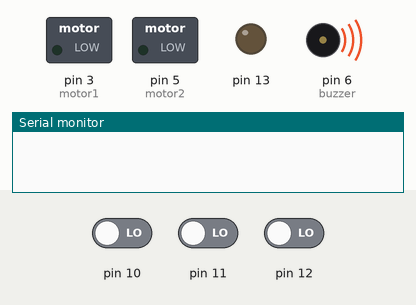
This sketch was run on a simulated Arduino Uno, built with avr-gcc and run on an emulated ATmega328P. On the bench: switched loads named in the sketch (green lamp = pin HIGH), output pins drawn as LEDs (lit = HIGH), buzzer (waves = sounding, pin HIGH), the last lines printed to the serial monitor. The test bench sets the inputs (shaded band); at power-on: pin 10 LOW, pin 11 LOW, pin 12 LOW.

Above: at 0.01 s.
At 1.7 s:
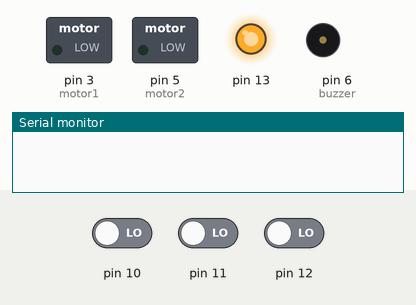
At 15.4 s:
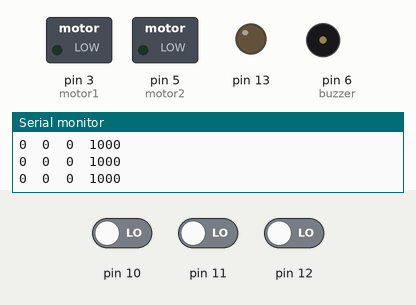
15.5 s: pin 10 driven HIGH
Timing chart, 0 to 18.5 s (numbered marks = the images above; inputs shaded):
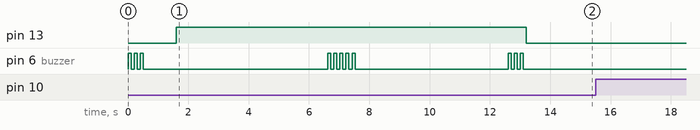

The sketch:

QTRRC_Lectura.ino
```cpp
#include <QTRSensors.h>

// This example is designed for use with eight QTR-1RC sensors or the eight sensors of a
// QTR-8RC module.  These reflectance sensors should be connected to digital inputs 3 to 10.
// The QTR-8RC's emitter control pin (LEDON) can optionally be connected to digital pin 2,
// or you can leave it disconnected and change the EMITTER_PIN #define below from 2 to
// QTR_NO_EMITTER_PIN.

// The setup phase of this example calibrates the sensor for ten seconds and turns on
// the LED built in to the Arduino on pin 13 while calibration is going on.
// During this phase, you should expose each reflectance sensor to the lightest and
// darkest readings they will encounter.
// For example, if you are making a line follower, you should slide the sensors across the
// line during the calibration phase so that each sensor can get a reading of how dark the
// line is and how light the ground is.  Improper calibration will result in poor readings.
// If you want to skip the calibration phase, you can get the raw sensor readings
// (pulse times from 0 to 2500 us) by calling qtrrc.read(sensorValues) instead of
// qtrrc.readLine(sensorValues).

// The main loop of the example reads the calibrated sensor values and uses them to
// estimate the position of a line.  You can test this by taping a piece of 3/4" black
// electrical tape to a piece of white paper and sliding the sensor across it.  It
// prints the sensor values to the serial monitor as numbers from 0 (maximum reflectance)
// to 1000 (minimum reflectance) followed by the estimated location of the line as a number
// from 0 to 5000.  1000 means the line is directly under sensor 1, 2000 means directly
// under sensor 2, etc.  0 means the line is directly under sensor 0 or was last seen by
// sensor 0 before being lost.  5000 means the line is directly under sensor 5 or was
// last seen by sensor 5 before being lost.


#define NUM_SENSORS   3     // number of sensors used
#define TIMEOUT       2500  // waits for 2500 microseconds for sensor outputs to go low
#define EMITTER_PIN   QTR_NO_EMITTER_PIN

// sensors 0 through 4 are connected to digital pins 8 through 12, respectively
QTRSensorsRC qtrrc((unsigned char[]) {10, 11, 12}, NUM_SENSORS, TIMEOUT, EMITTER_PIN);
unsigned int sensorValues[NUM_SENSORS];

int pulsador=2;
int motor1=3;
int motor2=5;
int buzzer=6;

void setup()
{
  pinMode(pulsador,INPUT); // Pulsador
  pinMode(motor1,OUTPUT); // PWM Motor izquierdo
  pinMode(motor2,OUTPUT); // PWM Motor derecho
  pinMode(buzzer,OUTPUT); // Buzzer
  pinMode(13, OUTPUT);
  calibracion();
  Serial.begin(9600);
}


void calibracion(){
  // aviso de inicio de calibracion
  for (int i = 0; i < 3; i++)
  {
    digitalWrite(buzzer, HIGH);
    delay(100);
    digitalWrite(buzzer, LOW);
    delay(100);
  }
  delay(1000);  // Espera 1 segundo antes de calibrar
  digitalWrite(13, HIGH);    // turn on Arduino's LED to indicate we are in calibration mode
  for (int i = 0; i < 400; i++)  // make the calibration take about 10 seconds
  {
    qtrrc.calibrate();       // reads all sensors 10 times at 2500 us per read (i.e. ~25 ms per call)

    if (i == 200)
    {
        for (int j = 0; j < 5; j++)
            {
            digitalWrite(buzzer, HIGH);
            delay(100);
            digitalWrite(buzzer, LOW);
            delay(100);
            }
    }

  }
  // aviso finalizacion de la calibracion
  for (int i = 0; i < 3; i++)
  {
    digitalWrite(buzzer, HIGH);
    delay(100);
    digitalWrite(buzzer, LOW);
    delay(100);
  }
  digitalWrite(13, LOW);     // turn off Arduino's LED to indicate we are through with calibration
  delay(1000);
}


void loop()
{
  // read calibrated sensor values and obtain a measure of the line position from 0 to 5000
  // To get raw sensor values, call:
  //  qtrrc.read(sensorValues); instead of unsigned int position = qtrrc.readLine(sensorValues);
  unsigned int position = qtrrc.readLine(sensorValues,QTR_EMITTERS_ON,1); // Linea Blanca = 1   Linea Negra = 0

  // print the sensor values as numbers from 0 to 1000, where 0 means maximum reflectance and
  // 1000 means minimum reflectance, followed by the line position
  for (unsigned char i = 0; i < NUM_SENSORS; i++)
  {
    Serial.print(sensorValues[i]);
    Serial.print('\t');
  }
  //Serial.println(); // uncomment this line if you are using raw values
  Serial.println(position); // comment this line out if you are using raw values

  delay(250);
}
```
